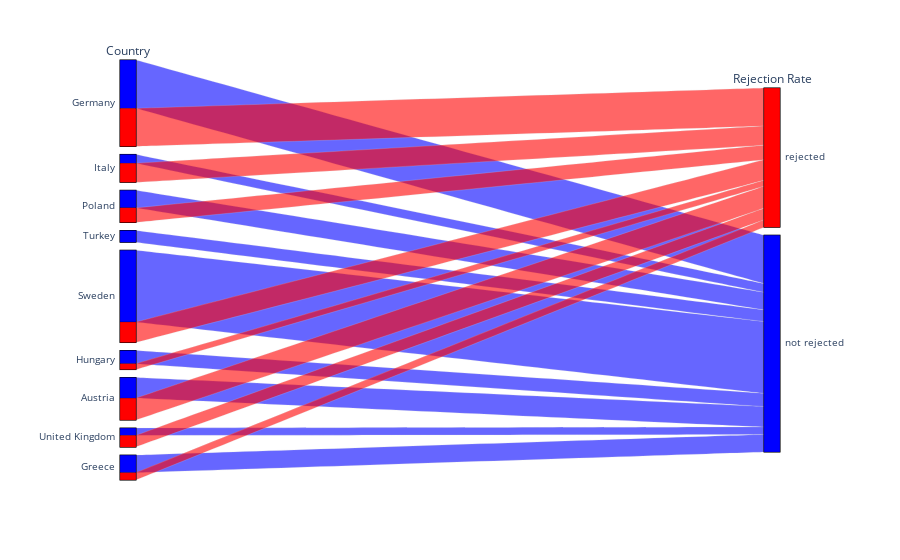

Here is the notebook cell this chart was saved with:
### Markdown cell above
In this dataset we show the chance of rejection for refugees in different countries based on interviews held between 2017 and 2020. The amount of rejections could tell us if countries are dealing with a too large amount of refugees.

### Code cell
file_path = 'DataSets/refugee_interview_filtered.csv'
population_data = pd.read_csv(file_path)

data = population_data[['VAR01', 'VAR27']].copy()
data.columns = ['Country', 'Rejection_Rate']

color_mapping = {'not rejected': 0, 'rejected': 1}
data['Rejection_Rate_Num'] = data['Rejection_Rate'].map(color_mapping)

color_scale = [(0, 'blue'), (1, 'red')]

fig = px.parallel_categories(data, dimensions=['Country', 'Rejection_Rate'],
                             labels={'Country': 'Country', 'Rejection_Rate': 'Rejection Rate'},
                             color='Rejection_Rate_Num',
                             color_continuous_scale=color_scale)

fig.update_layout(coloraxis_showscale=False)
fig.show()

### Figure 1 — Plotly figure (JSON) as saved in the notebook; plotly's stock layout.template omitted (floating-point values rounded to 4 significant figures; data arrays with more than 128 entries replaced by an {"elided": "..."} marker saying what was removed)
{"data": [{"dimensions": [{"label": "Country", "values": {"elided": "243 str values"}}, {"label": "Rejection Rate", "values": {"elided": "243 str values"}}], "domain": {"x": [0, 1], "y": [0, 1]}, "line": {"color": {"elided": "243 int values"}, "coloraxis": "coloraxis"}, "name": "", "type": "parcats"}], "layout": {"autosize": true, "coloraxis": {"colorbar": {"title": {"text": "Rejection_Rate_Num"}}, "colorscale": [[0, "blue"], [1, "red"]], "showscale": false}, "legend": {"tracegroupgap": 0}, "margin": {"t": 60}}}
